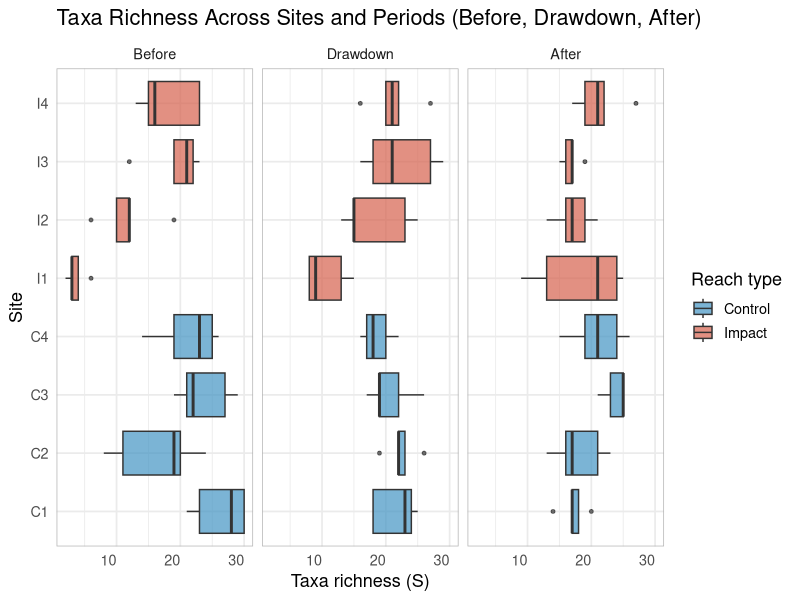
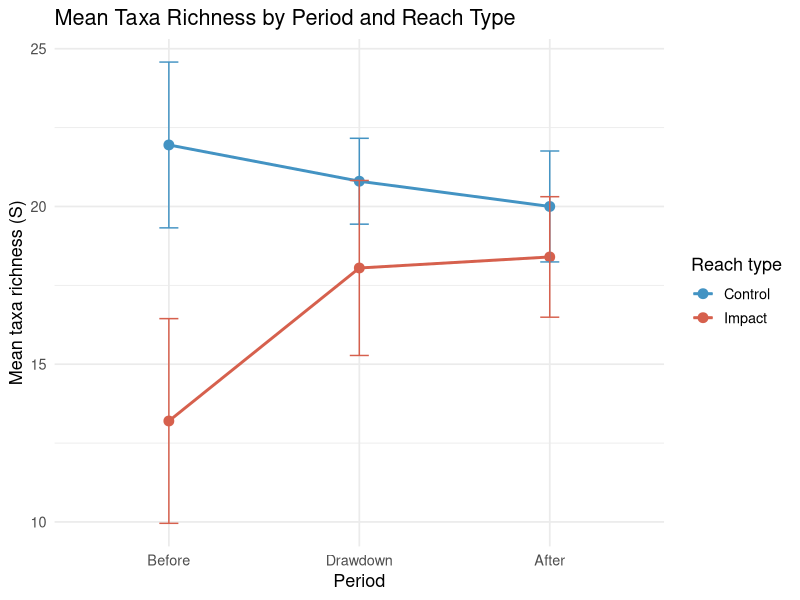
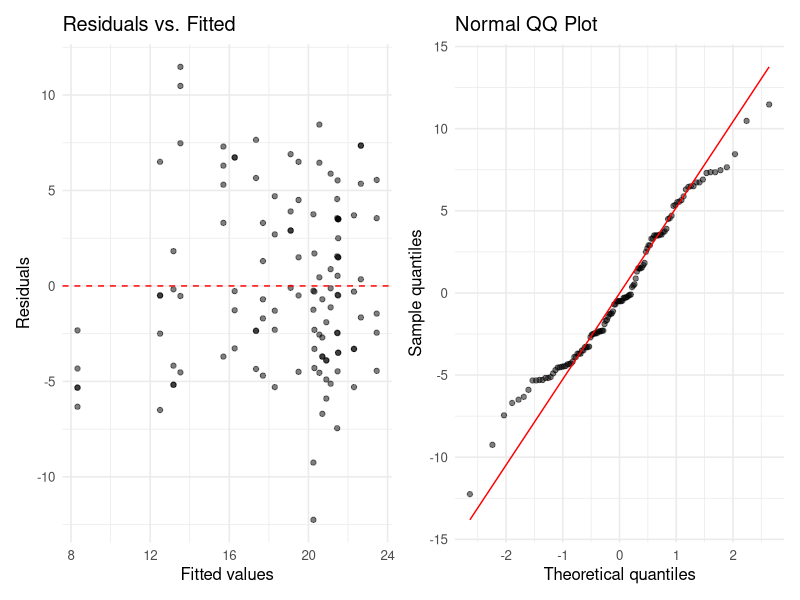
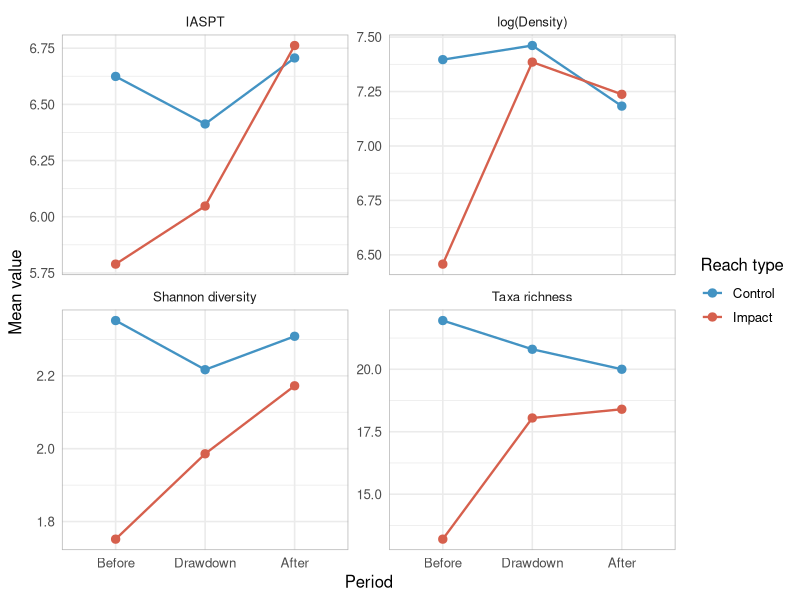

Source code (R) for these figures, in order:
## ---- chunk 1
#| label: setup
#| message: false
#| warning: false

library(tidyverse)
library(readxl)
library(lme4)
library(lmerTest)
library(broom.mixed)
library(patchwork)
library(knitr)
## ---- chunk 2
#| label: load-data

invert_raw <- read_excel("data/Atristainetal_JAE_Data.xlsx",
                         sheet = "Invertebrates")

# two columns named "Site", rename for clarity
colnames(invert_raw)[1] <- "site_name"
colnames(invert_raw)[5] <- "site_code"
## ---- chunk 3
#| label: wrangle

invert <- invert_raw |>
  select(site_name, Replicate, Period, Reach, site_code, S, `H´`, TD, IASPT) |>
  rename(richness = S, shannon = `H´`, density = TD) |>
  mutate(
    reach_type = case_when(
      Reach == "C" ~ "C",
      Reach == "R" ~ "R",
      TRUE ~ "I"
    ),
    period = factor(Period, levels = c("B", "D", "A"),
                    labels = c("Before", "Drawdown", "After")),
    reach_type = factor(reach_type, levels = c("C", "I", "R"))
  )

# filter to control + impact only (reservoir sites only sampled post-drawdown)
invert_baci <- invert |> filter(reach_type %in% c("C", "I"))

glimpse(invert_baci)
## ---- chunk 4
#| label: fig-richness
#| fig-cap: "Taxa richness by site and period. Impact sites (red) had notably lower richness before drawdown; they approach control levels (blue) by the After period."
#| fig-width: 9
#| fig-height: 5

invert_baci |>
  ggplot(aes(x = site_code, y = richness, fill = reach_type)) +
  geom_boxplot(alpha = 0.7, outlier.size = 1) +
  facet_wrap(~period, ncol = 3) +
  scale_fill_manual(values = c("C" = "#4393C3", "I" = "#D6604D"),
                    labels = c("Control", "Impact")) +
  labs(x = "Site", y = "Taxa richness (S)", fill = "Reach type",
       title = "Taxa Richness Across Sites and Periods (Before, Drawdown, After)") +
  theme_minimal(base_size = 13) +
  theme(axis.text.x = element_text(hjust = 1),
        panel.border = element_rect(color = "grey70", fill = NA, linewidth = 0.5)) +
  coord_flip()
## ---- chunk 5
#| label: fig-did
#| fig-cap: "Mean taxa richness by period and reach type. This plot visualizes the Difference-in-Differences (DiD) design by showing how taxa richness changed over time in impact vs. control sites. The key signature of recovery is convergence: impact sites starting below controls and closing the gap by the After period."
#| fig-width: 7
#| fig-height: 4.5

did_means <- invert_baci |>
  group_by(period, reach_type) |>
  summarise(mean_richness = mean(richness),
            se = sd(richness) / sqrt(n()),
            .groups = "drop")

ggplot(did_means, aes(x = period, y = mean_richness,
                      color = reach_type, group = reach_type)) +
  geom_point(size = 3) +
  geom_line(linewidth = 1) +
  geom_errorbar(aes(ymin = mean_richness - 1.96 * se,
                    ymax = mean_richness + 1.96 * se), width = 0.1) +
  scale_color_manual(values = c("C" = "#4393C3", "I" = "#D6604D"),
                     labels = c("Control", "Impact")) +
  labs(x = "Period", y = "Mean taxa richness (S)", color = "Reach type",
       title = "Mean Taxa Richness by Period and Reach Type") +
  theme_minimal(base_size = 13)
## ---- chunk 6
#| label: fit-model

mod_richness <- lmer(
  richness ~ period * reach_type + (1 | site_code),
  data = invert_baci,
  REML = TRUE
)

summary(mod_richness)
## ---- chunk 7
#| label: tidy-model

tidy(mod_richness, effects = "fixed", conf.int = TRUE) |>
  select(term, estimate, std.error, statistic, conf.low, conf.high) |>
  kable(digits = 3,
        caption = "Fixed-effect estimates from the mBACI linear mixed model for taxa richness. CI Lower and CI Upper are 95% confidence intervals.",
        col.names = c("Term", "Estimate", "SE", "Statistic", "CI Lower", "CI Upper"))
## ---- chunk 8
#| label: anova

anova(mod_richness)
## ---- chunk 9
#| label: fig-diagnostics
#| fig-cap: "Residual diagnostics. Left: residuals vs. fitted (checks homoscedasticity). Right: QQ plot (checks normality)."
#| fig-width: 9
#| fig-height: 4

diag_df <- data.frame(fitted = fitted(mod_richness),
                      resid  = residuals(mod_richness))

p1 <- ggplot(diag_df, aes(x = fitted, y = resid)) +
  geom_point(alpha = 0.5) +
  geom_hline(yintercept = 0, linetype = "dashed", color = "red") +
  labs(x = "Fitted values", y = "Residuals", title = "Residuals vs. Fitted") +
  theme_minimal(base_size = 12)

p2 <- ggplot(diag_df, aes(sample = resid)) +
  stat_qq(alpha = 0.5) + stat_qq_line(color = "red") +
  labs(x = "Theoretical quantiles", y = "Sample quantiles",
       title = "Normal QQ Plot") +
  theme_minimal(base_size = 12)

p1 + p2
## ---- chunk 10
#| label: robustness-models

mod_shannon <- lmer(shannon ~ period * reach_type + (1 | site_code),
                    data = invert_baci, REML = TRUE)

mod_density <- lmer(log(density) ~ period * reach_type + (1 | site_code),
                    data = invert_baci, REML = TRUE)

mod_iaspt   <- lmer(IASPT ~ period * reach_type + (1 | site_code),
                    data = invert_baci, REML = TRUE)
## ---- chunk 11
#| label: robustness-table

extract_interaction <- function(model, label) {
  aov <- as.data.frame(anova(model))
  row <- aov["period:reach_type", ]

  coefs <- tidy(model, effects = "fixed")
  drw <- coefs[coefs$term == "periodDrawdown:reach_typeI", ]
  aft <- coefs[coefs$term == "periodAfter:reach_typeI", ]

  tibble(
    Response       = label,
    `DiD Drawdown` = if (nrow(drw) > 0) round(drw$estimate, 2) else NA_real_,
    `DiD After`    = if (nrow(aft) > 0) round(aft$estimate, 2) else NA_real_,
    `F value`      = row[["F value"]],
    `p value`      = row[["Pr(>F)"]]
  )
}

bind_rows(
  extract_interaction(mod_richness, "Taxa richness (S)"),
  extract_interaction(mod_shannon,  "Shannon diversity (H')"),
  extract_interaction(mod_density,  "log(Total density)"),
  extract_interaction(mod_iaspt,    "IASPT (pollution tolerance index)")
) |>
  kable(digits = c(0, 2, 2, 2, 4),
        caption = "Interaction coefficients and overall F-tests for the period x reach_type DiD term across all four outcome models. DiD Drawdown and DiD After are the estimated interaction coefficients (periodDrawdown:reach_typeI and periodAfter:reach_typeI), reflecting the differential change in impact vs. control sites during and after reservoir drawdown.")
## ---- chunk 12
#| label: fig-robustness
#| fig-cap: "DiD pattern across all four community metrics. Impact sites (red) converge toward control values (blue) over time for every metric, consistent with broad-based community recovery following dam removal."
#| fig-width: 10
#| fig-height: 8

invert_baci |>
  group_by(period, reach_type) |>
  summarise(`Taxa richness`    = mean(richness),
            `Shannon diversity` = mean(shannon),
            `log(Density)`     = mean(log(density)),
            IASPT              = mean(IASPT),
            .groups = "drop") |>
  pivot_longer(cols = c(`Taxa richness`, `Shannon diversity`,
                        `log(Density)`, IASPT),
               names_to = "metric", values_to = "mean_value") |>
  ggplot(aes(x = period, y = mean_value,
             color = reach_type, group = reach_type)) +
  geom_point(size = 2.5) +
  geom_line(linewidth = 0.8) +
  facet_wrap(~metric, scales = "free_y", ncol = 2) +
  scale_color_manual(values = c("C" = "#4393C3", "I" = "#D6604D"),
                     labels = c("Control", "Impact")) +
  labs(x = "Period", y = "Mean value", color = "Reach type") +
  theme_minimal(base_size = 12) +
  theme(panel.border = element_rect(color = "grey70", fill = NA, linewidth = 0.5))
